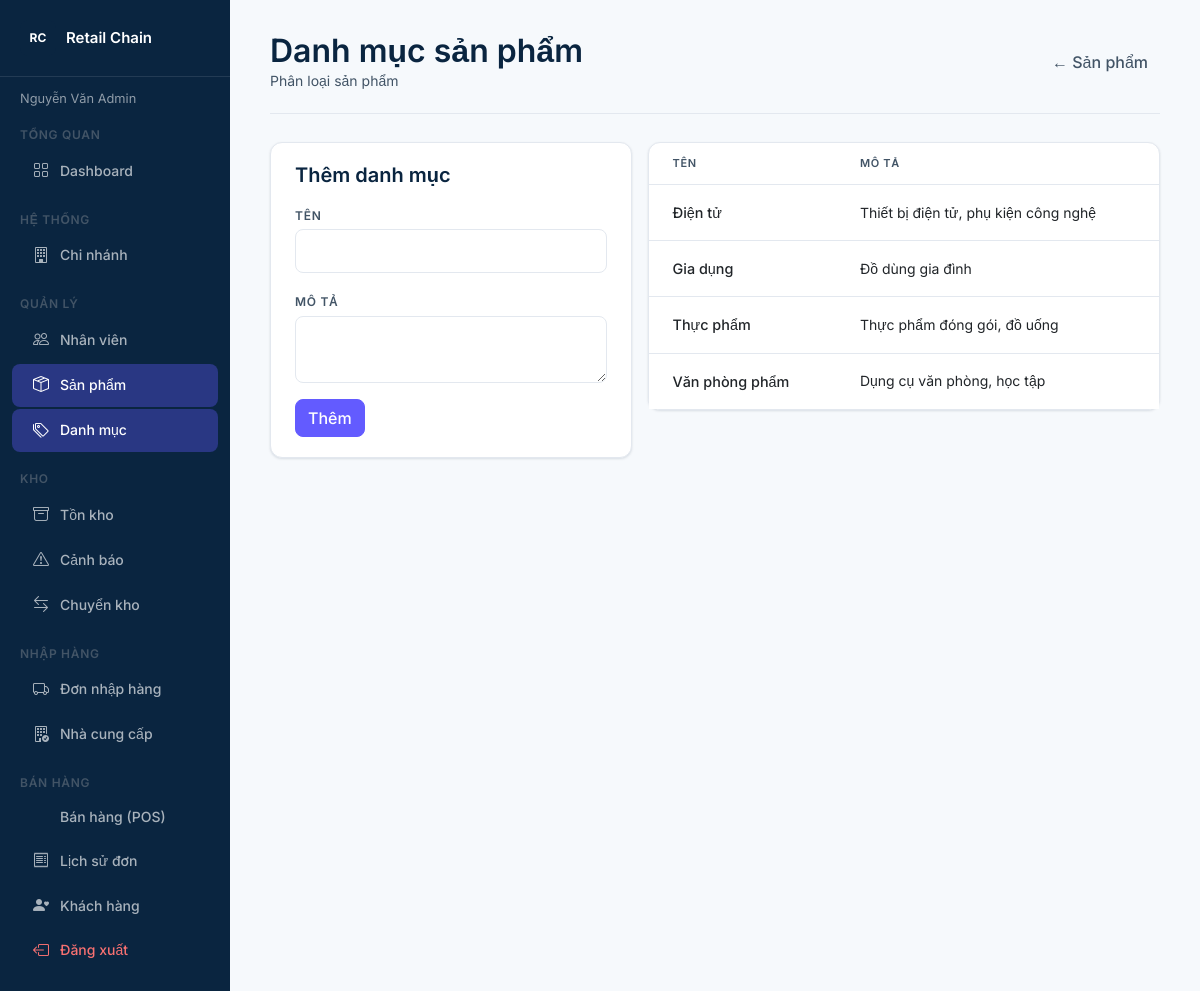
/public/product/categories (signed in), run on an earlier commit of the app's database.
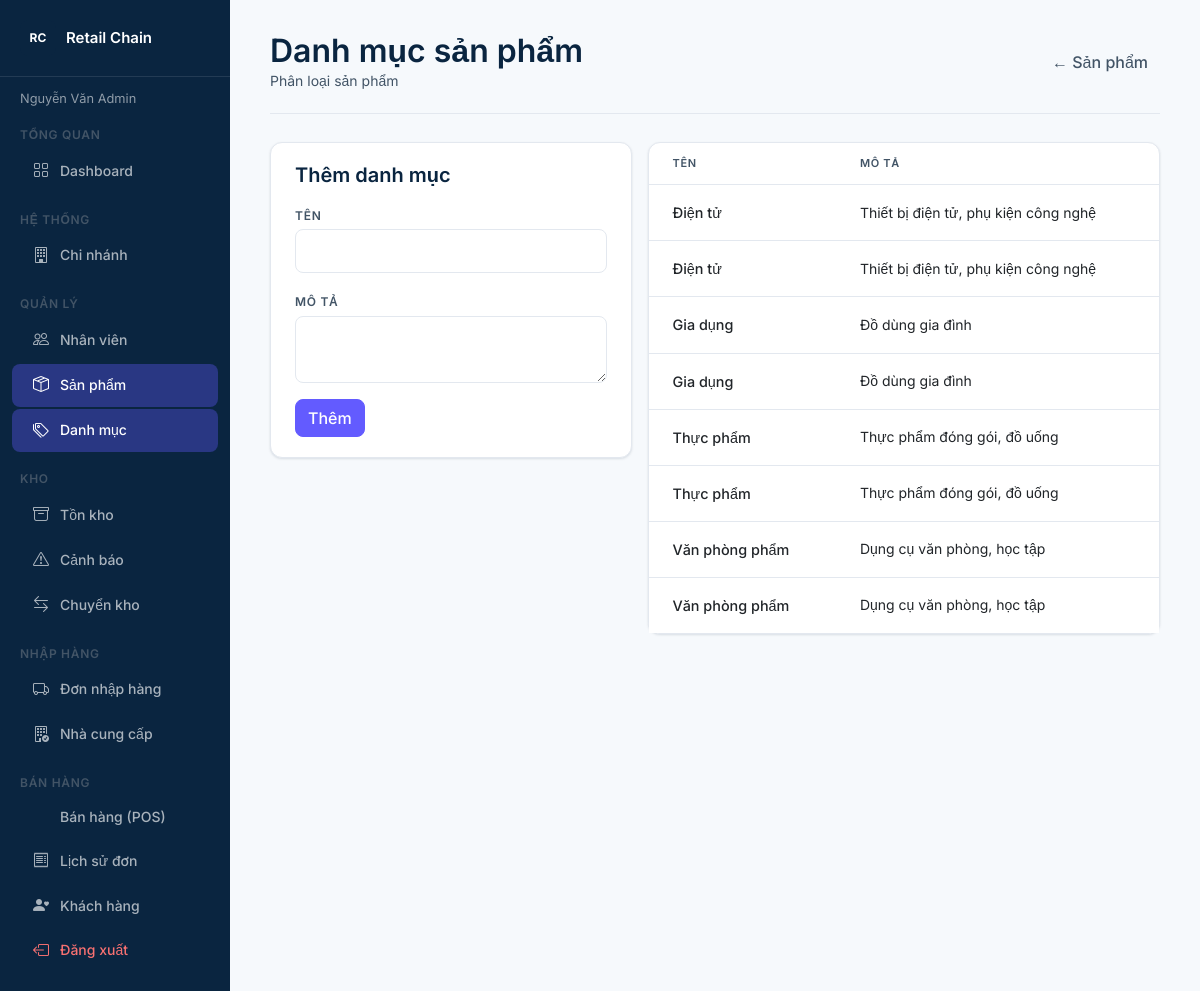
And on a later commit of the database.
### tables this page shows
CREATE TABLE categories (
    category_id INT UNSIGNED  AUTO_INCREMENT PRIMARY KEY,
    name        VARCHAR(100)  NOT NULL,
    description TEXT,
    created_at  TIMESTAMP     DEFAULT CURRENT_TIMESTAMP
);

### core/Controller.php (called while the page is built, shortened)
<?php
class Controller
{
    protected function view(string $path, array $data = []): void
    {
        extract($data, EXTR_SKIP);
        require_once APP_ROOT . '/app/Views/layouts/header.php';
        require_once APP_ROOT . '/app/Views/' . $path . '.php';
        require_once APP_ROOT . '/app/Views/layouts/footer.php';
    }
}

### app/Controllers/ProductController.php (called while the page is built, shortened)
<?php
class ProductController extends Controller
{
    public function categories(): void
    {
        $this->view('products/categories', [
            'categories' => (new Product())->getAllCategories(),
        ]);
    }
}

### core/App.php (called while the page is built, shortened)
<?php
class App
{
    public function __construct()
    {
        $url   = trim($_GET['url'] ?? 'auth/login', '/');
        $parts = $url !== '' ? explode('/', $url) : ['auth', 'login'];
        $method         = $parts[1] ?? 'index';
        $param          = $parts[2] ?? null;
        $ctrl = new $controllerName();
        $ctrl->$method($param);
    }
}

### public/index.php (called while the page is built, shortened)
<?php
require_once APP_ROOT . '/core/Controller.php';
require_once APP_ROOT . '/core/App.php';
new App();

### app/Models/Product.php (called while the page is built, shortened)
<?php
class Product
{
    private PDO $db;
    public function __construct()
    {
        $this->db = Database::getInstance();
    }
    public function getAllCategories(): array
    {
        return $this->db->query('SELECT * FROM categories ORDER BY name')->fetchAll();
    }
}

### app/Views/products/categories.php (the view)
<div class="stripe-page-header">
    <div>
        <h1 class="h1 mb-0">Danh mục sản phẩm</h1>
        <p class="subtext mb-0">Phân loại sản phẩm</p>
    </div>
    <a href="<?= BASE_URL ?>/product/index" class="btn btn-ghost">← Sản phẩm</a>
</div>
<div class="row g-3">
    <div class="col-md-5">
        <div class="stripe-card">
            <h2 class="h3 mb-3">Thêm danh mục</h2>
            <form method="post" action="<?= BASE_URL ?>/product/storeCategory">
                <div class="mb-3">
                    <label class="label-text mb-1">Tên</label>
                    <input type="text" name="name" class="form-control stripe-input" required>
                </div>
                <div class="mb-3">
                    <label class="label-text mb-1">Mô tả</label>
                    <textarea name="description" class="form-control stripe-input" rows="2"></textarea>
                </div>
                <button type="submit" class="btn btn-primary">Thêm</button>
            </form>
        </div>
    </div>
    <div class="col-md-7">
        <div class="stripe-card p-0">
            <table class="table stripe-table mb-0">
                <thead><tr><th>Tên</th><th>Mô tả</th></tr></thead>
                <tbody>
                    <?php foreach ($categories as $c): ?>
                    <tr>
                        <td class="fw-500"><?= htmlspecialchars($c['name']) ?></td>
                        <td class="subtext"><?= htmlspecialchars($c['description'] ?? '') ?></td>
                    </tr>
                    <?php endforeach; ?>
                </tbody>
            </table>
        </div>
    </div>
</div>

What changed in the data, as far as the page shows it:
added categories: name "Điện tử", description "Thiết bị điện tử, phụ kiện công nghệ"
added categories: name "Gia dụng", description "Đồ dùng gia đình"
added categories: name "Thực phẩm", description "Thực phẩm đóng gói, đồ uống"
added categories: name "Văn phòng phẩm", description "Dụng cụ văn phòng, học tập"
